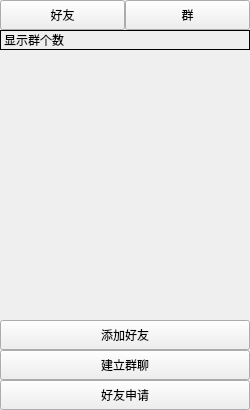
<?xml version="1.0" encoding="UTF-8"?>
<ui version="4.0">
 <class>groupchat</class>
 <widget class="QWidget" name="groupchat">
  <property name="geometry">
   <rect>
    <x>0</x>
    <y>0</y>
    <width>250</width>
    <height>410</height>
   </rect>
  </property>
  <property name="windowTitle">
   <string>Form</string>
  </property>
  <widget class="QPushButton" name="friendBtn">
   <property name="geometry">
    <rect>
     <x>0</x>
     <y>0</y>
     <width>125</width>
     <height>30</height>
    </rect>
   </property>
   <property name="text">
    <string>好友</string>
   </property>
  </widget>
  <widget class="QPushButton" name="groupBtn">
   <property name="geometry">
    <rect>
     <x>125</x>
     <y>0</y>
     <width>125</width>
     <height>30</height>
    </rect>
   </property>
   <property name="text">
    <string>群</string>
   </property>
  </widget>
  <widget class="QLabel" name="numShowBtn">
   <property name="geometry">
    <rect>
     <x>0</x>
     <y>30</y>
     <width>250</width>
     <height>20</height>
    </rect>
   </property>
   <property name="frameShape">
    <enum>QFrame::Box</enum>
   </property>
   <property name="text">
    <string>显示群个数</string>
   </property>
  </widget>
  <widget class="QPushButton" name="addFriendBtn">
   <property name="geometry">
    <rect>
     <x>0</x>
     <y>320</y>
     <width>250</width>
     <height>30</height>
    </rect>
   </property>
   <property name="text">
    <string>添加好友</string>
   </property>
  </widget>
  <widget class="QPushButton" name="creatGroupBtn">
   <property name="geometry">
    <rect>
     <x>0</x>
     <y>350</y>
     <width>250</width>
     <height>30</height>
    </rect>
   </property>
   <property name="text">
    <string>建立群聊</string>
   </property>
  </widget>
  <widget class="QPushButton" name="applyBtn">
   <property name="geometry">
    <rect>
     <x>0</x>
     <y>380</y>
     <width>250</width>
     <height>30</height>
    </rect>
   </property>
   <property name="text">
    <string>好友申请</string>
   </property>
  </widget>
  <widget class="QWidget" name="numberShowBtn" native="true">
   <property name="geometry">
    <rect>
     <x>0</x>
     <y>50</y>
     <width>250</width>
     <height>271</height>
    </rect>
   </property>
  </widget>
 </widget>
 <resources/>
 <connections/>
</ui>
